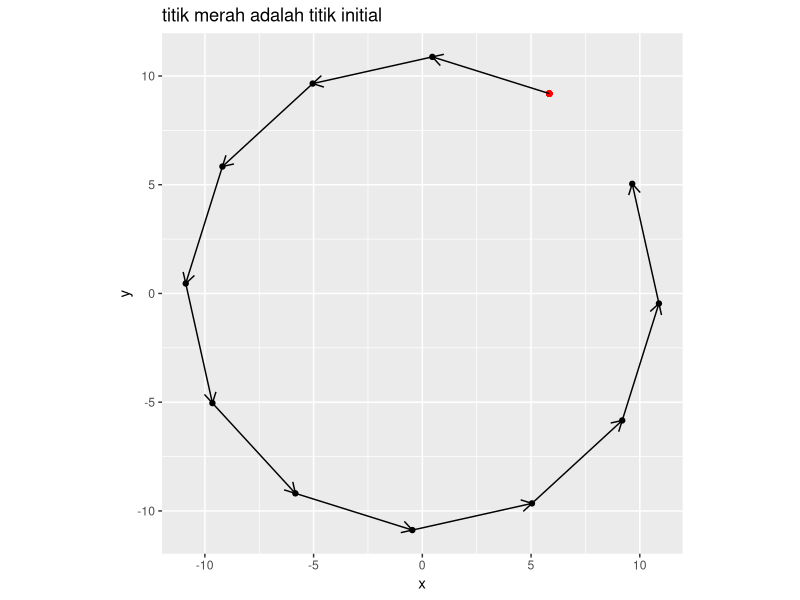
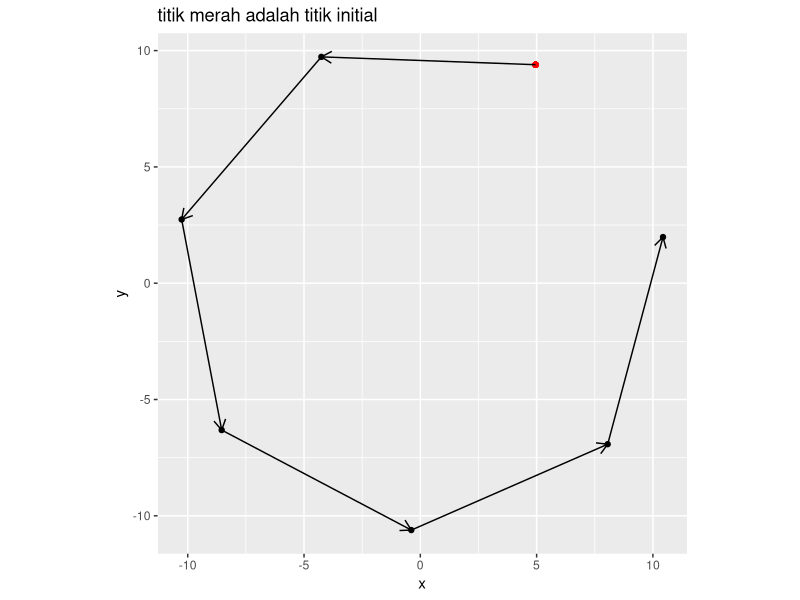
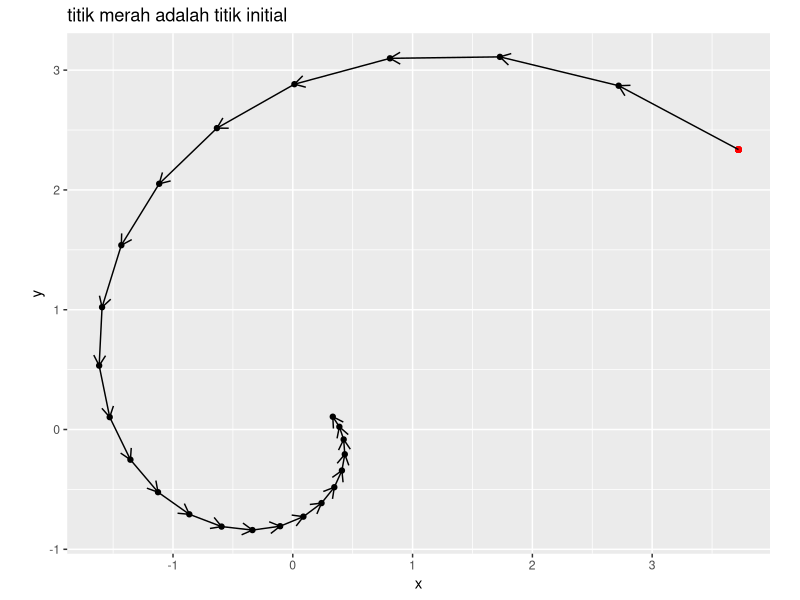
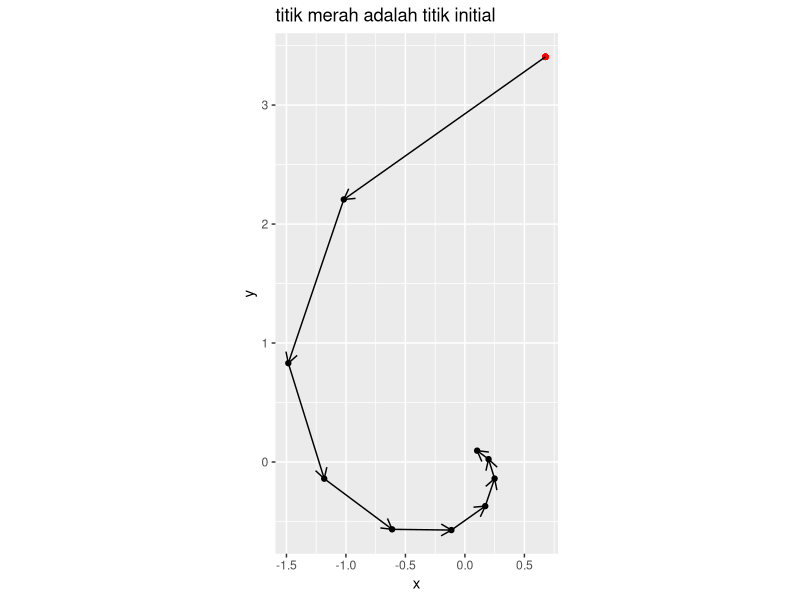
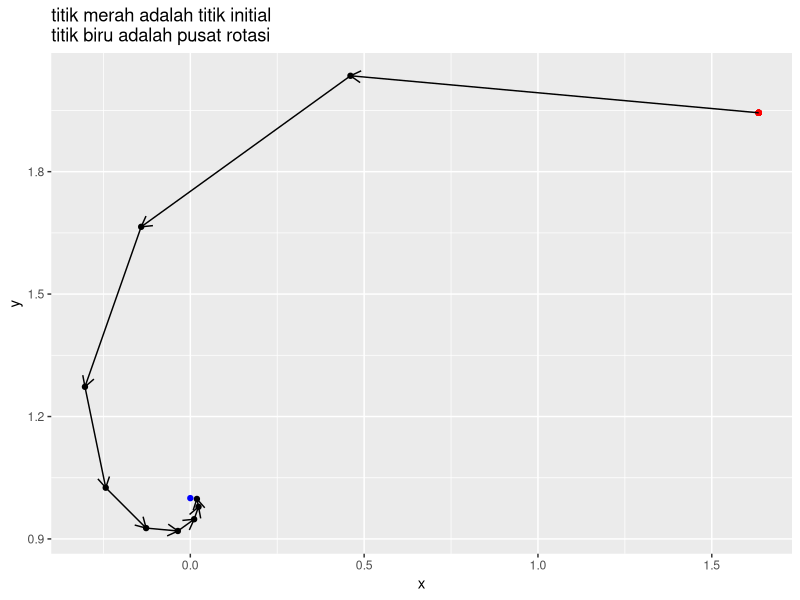
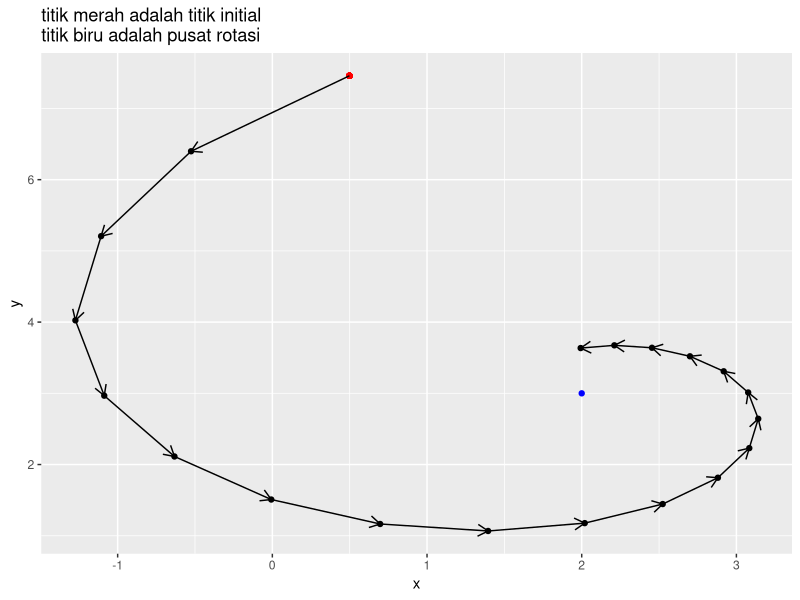
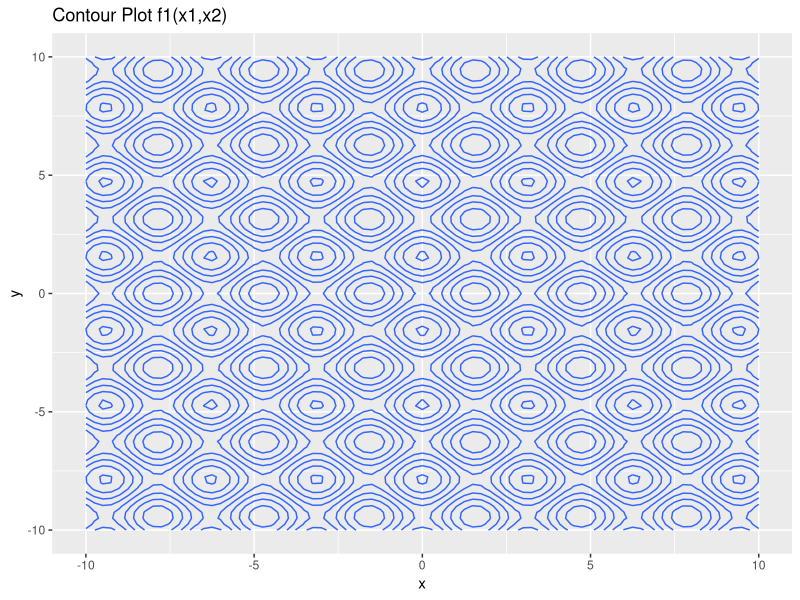
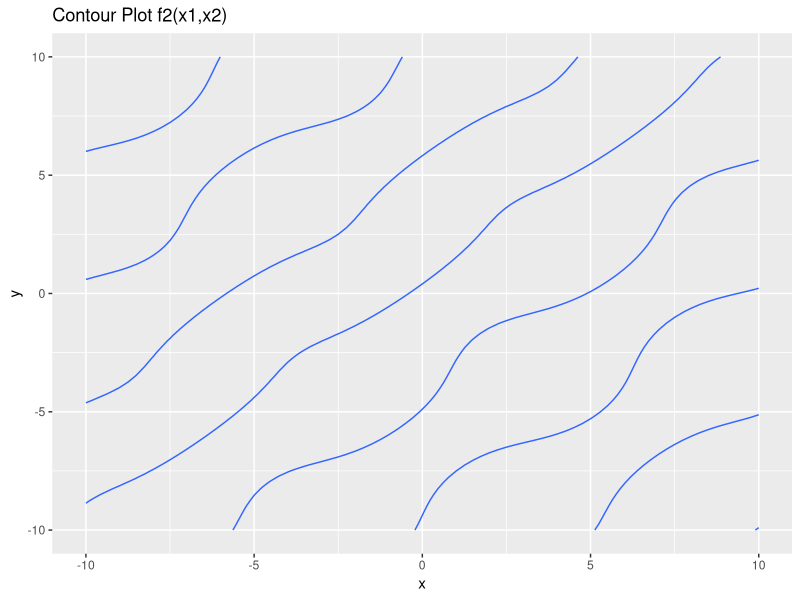

These figures' R source, in order:
## ---- chunk 1
rm(list=ls())
options(digits = 6)

library(dplyr)
library(ggplot2)
## ---- chunk 2
# function untuk random titik
rand_titik = function(a,b){
  runif(2,a,b)
}
## ---- chunk 3
# mendefinisikan program
rotasi_kan = function(x0,rot){
  # menghitung theta
  theta = 2*pi/rot

  # definisi matriks rotasi
  A = matrix(c(cos(theta),-sin(theta),
             sin(theta),cos(theta)),
           ncol = 2,byrow = T)
  
  # membuat template
  temp = vector("list")
  temp[[1]] = x0

  # proses rotasi
  for(i in 2:rot){
    xk = A %*% x0
    temp[[i]] = xk
    x0 = xk
  }
  
  # membuat template data frame
  final = data.frame(x = rep(NA,rot),
                     y = rep(NA,rot))
  
  # gabung data dari list
  for(i in 1:rot){
    tempura = temp[[i]]
    final$x[i] = tempura[1]
    final$y[i] = tempura[2]
  }

  # membuat plot
  plot = 
    ggplot() +
    geom_point(aes(x,y),data = final) +
    geom_point(aes(x[1],y[1]),
               data = final,
               color = "red") +
    coord_equal() +
    labs(title = "titik merah adalah titik initial") 
  
  # enrich dengan garis panah
  panah = data.frame(
    x_start = final$x[1:(rot-1)],
    x_end = final$x[2:rot],
    y_start = final$y[1:(rot-1)],
    y_end = final$y[2:rot]
  )
  # menambahkan garis panah ke plot
  plot = 
    plot + 
    geom_segment(aes(x = x_start,
                 xend = x_end,
                 y = y_start,
                 yend = y_end),
                 data = panah,
                 arrow = arrow(length = unit(.3,"cm"))
                 )
  
  # menyiapkan output
  list("Grafik rotasi" = plot,
       "Titik-titik rotasi" = final)
  }
## ---- chunk 4
# uji coba
rot = 12 # berapa banyak rotasi
x0 = rand_titik(0,10) # generate random titik

rotasi_kan(x0,rot)
## ---- chunk 5
# uji coba
rot = 7 # berapa banyak rotasi
x0 = rand_titik(0,10) # generate random titik

rotasi_kan(x0,rot)
## ---- chunk 6
# mendefinisikan program
rotasi_konstraksi_kan = function(x0,rot,r){
  # menghitung theta
  theta = 2*pi/rot

  # definisi matriks rotasi
  A = matrix(c(cos(theta),-sin(theta),
             sin(theta),cos(theta)),
           ncol = 2,byrow = T)
  
  # membuat template
  temp = vector("list")
  temp[[1]] = x0

  # proses rotasi dan konstraksi
  for(i in 2:rot){
    xk = A %*% x0
    xk = r * xk
    temp[[i]] = xk
    x0 = xk
  }
  
  # membuat template data frame
  final = data.frame(x = rep(NA,rot),
                     y = rep(NA,rot))
  
  # gabung data dari list
  for(i in 1:rot){
    tempura = temp[[i]]
    final$x[i] = tempura[1]
    final$y[i] = tempura[2]
  }

  # membuat plot
  plot = 
    ggplot() +
    geom_point(aes(x,y),data = final) +
    geom_point(aes(x[1],y[1]),
               data = final,
               color = "red") +
    coord_equal() +
    labs(title = "titik merah adalah titik initial") 
  
  # enrich dengan garis panah
  panah = data.frame(
    x_start = final$x[1:(rot-1)],
    x_end = final$x[2:rot],
    y_start = final$y[1:(rot-1)],
    y_end = final$y[2:rot]
  )
  # menambahkan garis panah ke plot
  plot = 
    plot + 
    geom_segment(aes(x = x_start,
                 xend = x_end,
                 y = y_start,
                 yend = y_end),
                 data = panah,
                 arrow = arrow(length = unit(.3,"cm"))
                 )
  
  # menyiapkan output
  list("Grafik rotasi" = plot,
       "Titik-titik rotasi" = final)
  }
## ---- chunk 7
# uji coba
rot = 25 # berapa banyak rotasi
x0 = rand_titik(0,4) # generate random titik
r = .9
rotasi_konstraksi_kan(x0,rot,r)
## ---- chunk 8
# uji coba
rot = 10 # berapa banyak rotasi
x0 = rand_titik(0,4) # generate random titik
r = .7
rotasi_konstraksi_kan(x0,rot,r)
## ---- chunk 9
# mendefinisikan program
rotasi_konstraksi_pusat_kan = function(x0,rot,r,x_bin){
  # pusat rotasi
  pusat = x_bin

  # menghitung theta
  theta = 2*pi/rot

  # definisi matriks rotasi
  A = matrix(c(cos(theta),-sin(theta),
             sin(theta),cos(theta)),
           ncol = 2,byrow = T)
  
  # membuat template
  temp = vector("list")
  temp[[1]] = x0

  # proses rotasi dan konstraksi
  for(i in 2:rot){
    xk = A %*% (x0-pusat) # diputar dengan x_bin sebagai pusat
    xk = pusat + (r * xk)
    temp[[i]] = xk
    x0 = xk
  }
  
  # membuat template data frame
  final = data.frame(x = rep(NA,rot),
                     y = rep(NA,rot))
  
  # gabung data dari list
  for(i in 1:rot){
    tempura = temp[[i]]
    final$x[i] = tempura[1]
    final$y[i] = tempura[2]
  }

  # membuat plot
  plot = 
    ggplot() +
    geom_point(aes(x,y),data = final) +
    geom_point(aes(x[1],y[1]),
               data = final,
               color = "red") +
    geom_point(aes(x = pusat[1],
		   y = pusat[2]),
	       color = "blue") +
    labs(title = "titik merah adalah titik initial\ntitik biru adalah pusat rotasi") 
  
  # enrich dengan garis panah
  panah = data.frame(
    x_start = final$x[1:(rot-1)],
    x_end = final$x[2:rot],
    y_start = final$y[1:(rot-1)],
    y_end = final$y[2:rot]
  )
  # menambahkan garis panah ke plot
  plot = 
    plot + 
    geom_segment(aes(x = x_start,
                 xend = x_end,
                 y = y_start,
                 yend = y_end),
                 data = panah,
                 arrow = arrow(length = unit(.3,"cm"))
                 )
  
  # menyiapkan output
  list("Grafik rotasi" = plot,
       "Titik-titik rotasi" = final)
  }
## ---- chunk 10
# uji coba
rot = 10 # berapa banyak rotasi
x0 = rand_titik(0,4) # generate random titik
x_bintang = c(0,1) # contoh pusat rotasi
r = .6
rotasi_konstraksi_pusat_kan(x0,rot,r,x_bintang)
## ---- chunk 11
# uji coba
rot = 20 # berapa banyak rotasi
x0 = rand_titik(0,10) # generate random titik
x_bintang = c(2,3) # contoh pusat rotasi
r = .9
rotasi_konstraksi_pusat_kan(x0,rot,r,x_bintang)
## ---- chunk 12
soa_mrf = function(N,	  # banyak titik
		   a,	  # batas bawah
		   b,	  # batas atas
		   rot,	  # berapa banyak rotasi
		   k_max, # iterasi maks
		   r){	  # berapa rate konstraksi

# N pasang titik random di selang [a,b] di R2
x1 = runif(N,a,b)
x2 = runif(N,a,b)

# hitung theta
theta = 2*pi / rot

# definisi matriks rotasi
A = matrix(c(cos(theta),-sin(theta),
             sin(theta),cos(theta)),
           ncol = 2,byrow = T)

# bikin data frame
temp = data.frame(x1,x2) %>% mutate(f = f(x1,x2))

# proses iterasi
for(i in 1:k_max){
  # mencari titik x* dengan min(f)
  f_min = temp %>% filter(f == min(f))
  pusat = c(f_min$x1,f_min$x2)

  for(j in 1:N){
	# kita akan ambil titiknya satu persatu
	x0 = c(temp$x1[j],temp$x2[j])
	
	# proses rotasi dan konstraksi terhadap pusat x*
	xk = A %*% (x0-pusat) # diputar dengan x_bin sebagai pusat
        xk = pusat + (r * xk)
	
	# proses mengembalikan nilai ke temp
	temp$x1[j] = xk[1]
	temp$x2[j] = xk[2]
	}
    
    # hitung kembali nilai f(x1,x2)
    temp = temp %>% mutate(f = f(x1,x2))
    }

# proses output hasil
output = temp %>% filter(f == min(f))
return(output)
}

## ---- chunk 13
# definisi
N = 50
a = -4
b = 4
k_max = 60
r = .8
rot = 20
f = function(x1,x2){
	((x1^4 - 16 * x1^2 + 5 * x1)/2) + ((x2^4 - 16 * x2^2 + 5* x2)/2)
	}

# solving
soa_mrf(N,a,b,rot,k_max,r)
## ---- chunk 14
# untuk contour plot
ikanx = function(f,a,b){
  x = seq(a,b,by = .25)

  temp_plot =
    expand.grid(x,x) %>%
    rename(x = Var1,
           y = Var2) %>%
    mutate(z = f(x,y))

  temp_plot %>%
     ggplot(aes(x = x,y = y,z = z)) +
     geom_contour()
}

## ---- chunk 15
f1 = function(x1,x2){cos(2* x1) - cos(2*x2) - 0.4}
ikanx(f1,-10,10) + labs(title = "Contour Plot f1(x1,x2)")
## ---- chunk 16
f2 = function(x1,x2){2*(x2 - x1) + sin(x2) - sin(x1) - 1.2}
ikanx(f2,-10,10) + labs(title = "Contour Plot f2(x1,x2)")
## ---- chunk 17
f1 = function(x1,x2){sin(x1)*cos(x2) + 2*cos(x1)*sin(x2)}
ikanx(f1,0,2*pi) + labs(title = "Contour Plot f1(x1,x2)")
## ---- chunk 18
f2 = function(x1,x2){cos(x1)*sin(x2) + 2*sin(x1)*cos(x2)}
ikanx(f2,0,2*pi) + labs(title = "Contour Plot f2(x1,x2)")
